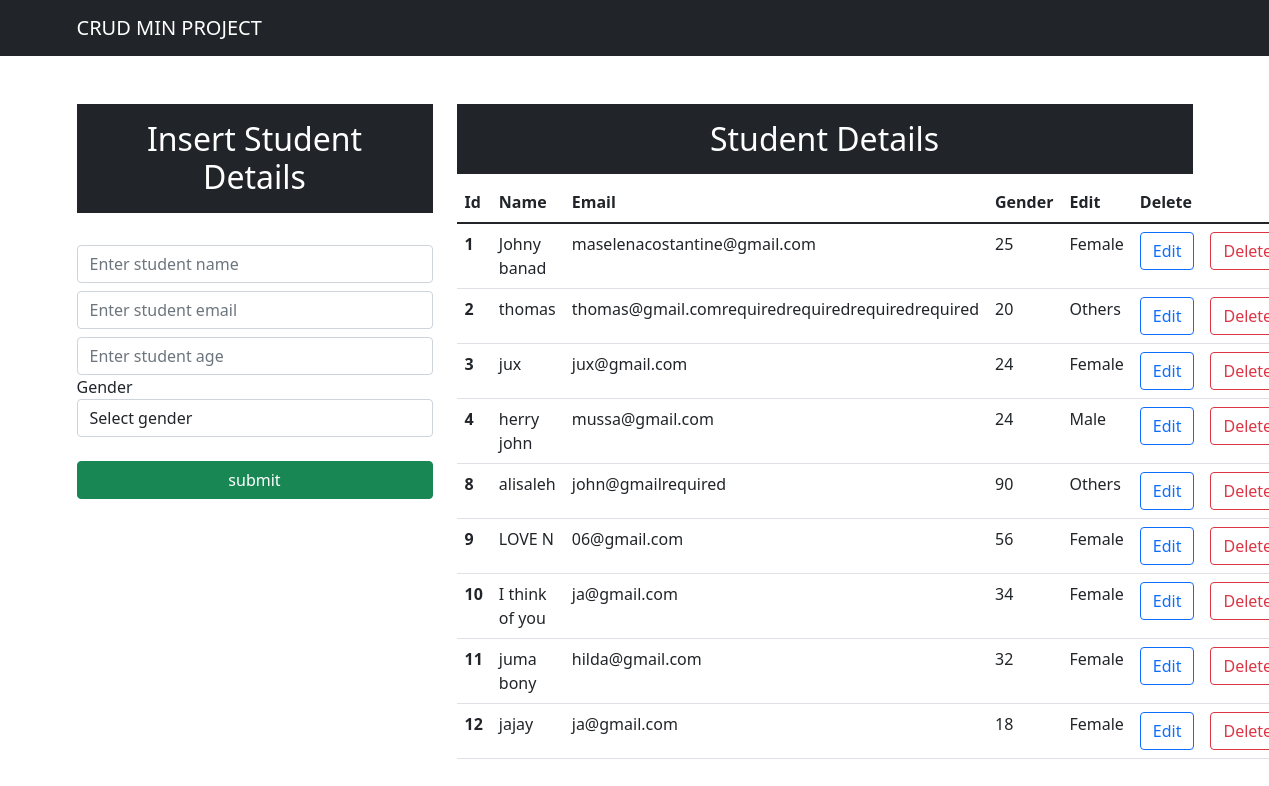
The page / on the database its author committed.
### app/models.py (models this page shows, shortened)
class Student(models.Model):
	name = models.CharField(max_length=200, blank=False, null=False)
	email = models.EmailField()
	age = models.IntegerField()
	gender= models.CharField(max_length=200, blank=False, null=False)

### app/views.py (the view)
# urls.py: path('',views.index, name="index"),
def index(request):
	data=Student.objects.all()
	context={"data":data}
	return render(request, 'index.html',context)

### templates/index.html (shortened to what this page needs)
<!doctype html>
<html lang="en">
  <head>
    <link href="https://cdn.jsdelivr.net/npm/bootstrap@5.1.3/dist/css/bootstrap.min.css" rel="stylesheet">
  </head>
  <body>
<nav class="navbar navbar-expand-lg navbar-dark bg-dark">
  <div class="container-md">
    <a class="navbar-brand" href="/">CRUD MIN PROJECT</a>
  </div>
</nav>
<div class="container mt-5">
<div class="row">
<div class="col-md-4">
      <h2 class="text-white bg-dark text-center p-3">Insert Student Details</h2><br>
<form action="/insertData" method="POST"> {% csrf_token %}
<div class="form-group">
    <input type="text"  class="form-control " placeholder="Enter student name" name="name" required>
</div>
<div class="form-group">
    <input type="email"  class="form-control mt-2" placeholder="Enter student email" name="email" required>
</div>
<div class="form-group">
    <input type="number"  class="form-control mt-2" placeholder="Enter student age" name="age" required>
<div class="form-group ">
      <label for="gender">Gender</label>
      <select id="gender" class="form-control" name="gender" required>
        <option selected>Select gender</option>
      </select>
    </div>
</div>
<br>
<div class="d-grid gap-2">
  <button class="btn btn-success" type="submit">submit</button>
</div>
</form>
</div>
<div class="col-md-8">
  <h2 class="text-center text-white bg-dark p-3"> Student Details</h2>
<table class="table">
  <thead><tr>
    <th scope="col"> Id</th>
    <th scope="col">Name</th>
    <th scope="col">Email</th>
    <th scope="col">Gender</th>
     <th scope="col">Edit</th>
      <th scope="col">Delete</th>
  </tr>
</thead>
<tbody>
  {% for d in data %}
    <tr>
      <th scope="row">{{d.id}}</th>
      <td>{{d.name}}</td>
      <td>{{d.email}}</td>
       <td>{{d.age}}</td>
        <td>{{d.gender}}</td>
        <td><a type="button" href="/update/{{d.id}}" class="btn btn-outline-primary">Edit</a></td>
        <td><a type="button" href="/delete/{{d.id}}" class="btn btn-outline-danger">Delete</a></td>
    </tr>
    {% endfor %}
  </tbody>
</table>
</div>
</div>
</div>
  </body>
</html>

### rows shown on the page
Student: id "1", name "Johny banad", email "maselenacostantine@gmail.com", age "25", gender "Female"
Student: id "2", name "thomas", email "thomas@gmail.comrequiredrequiredrequiredrequired", age "20", gender "Others"
Student: id "3", name "jux", email "jux@gmail.com", age "24", gender "Female"
Student: id "4", name "herry john", email "mussa@gmail.com", age "24", gender "Male"
Student: id "8", name "alisaleh", email "john@gmailrequired", age "90", gender "Others"
Student: id "9", name "LOVE N", email "06@gmail.com", age "56", gender "Female"
Student: id "10", name "I think of you", email "ja@gmail.com", age "34", gender "Female"
Student: id "11", name "juma bony", email "hilda@gmail.com", age "32", gender "Female"
Student: id "12", name "jajay", email "ja@gmail.com", age "18", gender "Female"
